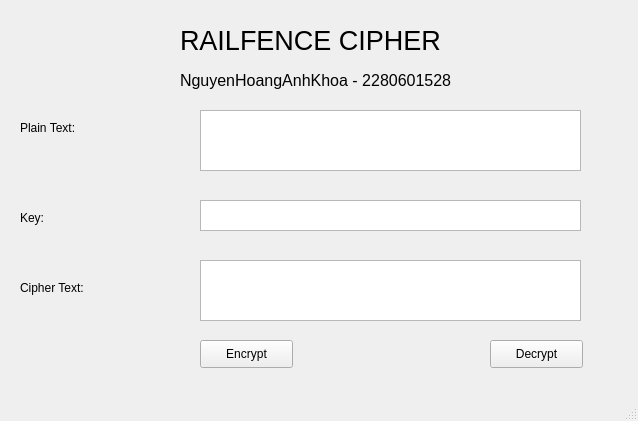
<?xml version="1.0" encoding="UTF-8"?>
<ui version="4.0">
 <class>MainWindow</class>
 <widget class="QMainWindow" name="MainWindow">
  <property name="geometry">
   <rect>
    <x>0</x>
    <y>0</y>
    <width>638</width>
    <height>421</height>
   </rect>
  </property>
  <property name="windowTitle">
   <string>MainWindow</string>
  </property>
  <widget class="QWidget" name="centralwidget">
   <widget class="QTextEdit" name="txt_plain_text">
    <property name="geometry">
     <rect>
      <x>200</x>
      <y>110</y>
      <width>381</width>
      <height>61</height>
     </rect>
    </property>
   </widget>
   <widget class="QTextEdit" name="txt_key">
    <property name="geometry">
     <rect>
      <x>200</x>
      <y>200</y>
      <width>381</width>
      <height>31</height>
     </rect>
    </property>
   </widget>
   <widget class="QTextEdit" name="txt_cipher_text">
    <property name="geometry">
     <rect>
      <x>200</x>
      <y>260</y>
      <width>381</width>
      <height>61</height>
     </rect>
    </property>
   </widget>
   <widget class="QLabel" name="label">
    <property name="geometry">
     <rect>
      <x>20</x>
      <y>120</y>
      <width>71</width>
      <height>16</height>
     </rect>
    </property>
    <property name="text">
     <string>Plain Text:</string>
    </property>
   </widget>
   <widget class="QLabel" name="label_2">
    <property name="geometry">
     <rect>
      <x>20</x>
      <y>210</y>
      <width>55</width>
      <height>16</height>
     </rect>
    </property>
    <property name="text">
     <string>Key:</string>
    </property>
   </widget>
   <widget class="QLabel" name="label_3">
    <property name="geometry">
     <rect>
      <x>20</x>
      <y>280</y>
      <width>81</width>
      <height>16</height>
     </rect>
    </property>
    <property name="text">
     <string>Cipher Text:</string>
    </property>
   </widget>
   <widget class="QPushButton" name="btn_encrypt">
    <property name="geometry">
     <rect>
      <x>200</x>
      <y>340</y>
      <width>93</width>
      <height>28</height>
     </rect>
    </property>
    <property name="text">
     <string>Encrypt</string>
    </property>
   </widget>
   <widget class="QPushButton" name="btn_decrypt">
    <property name="geometry">
     <rect>
      <x>490</x>
      <y>340</y>
      <width>93</width>
      <height>28</height>
     </rect>
    </property>
    <property name="text">
     <string>Decrypt</string>
    </property>
   </widget>
   <widget class="QLabel" name="label_4">
    <property name="geometry">
     <rect>
      <x>180</x>
      <y>20</y>
      <width>301</width>
      <height>41</height>
     </rect>
    </property>
    <property name="font">
     <font>
      <pointsize>20</pointsize>
     </font>
    </property>
    <property name="text">
     <string>RAILFENCE CIPHER</string>
    </property>
   </widget>
   <widget class="QLabel" name="label_5">
    <property name="geometry">
     <rect>
      <x>180</x>
      <y>70</y>
      <width>361</width>
      <height>21</height>
     </rect>
    </property>
    <property name="font">
     <font>
      <pointsize>12</pointsize>
     </font>
    </property>
    <property name="text">
     <string>NguyenHoangAnhKhoa - 2280601528</string>
    </property>
   </widget>
  </widget>
  <widget class="QMenuBar" name="menubar">
   <property name="geometry">
    <rect>
     <x>0</x>
     <y>0</y>
     <width>638</width>
     <height>26</height>
    </rect>
   </property>
  </widget>
  <widget class="QStatusBar" name="statusbar"/>
 </widget>
 <resources/>
 <connections/>
</ui>
